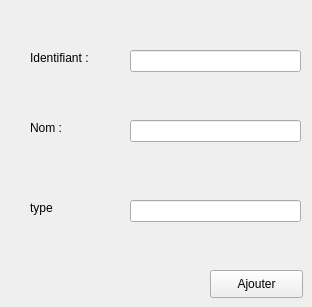
        <widget class="QWidget" name="tab">
         <attribute name="title">
          <string>Ajouter</string>
         </attribute>
         <widget class="QLabel" name="label">
          <property name="geometry">
           <rect>
            <x>30</x>
            <y>50</y>
            <width>81</width>
            <height>16</height>
           </rect>
          </property>
          <property name="text">
           <string>Identifiant :</string>
          </property>
         </widget>
         <widget class="QLabel" name="label_2">
          <property name="geometry">
           <rect>
            <x>30</x>
            <y>120</y>
            <width>55</width>
            <height>16</height>
           </rect>
          </property>
          <property name="text">
           <string>Nom :</string>
          </property>
         </widget>
         <widget class="QLabel" name="label_3">
          <property name="geometry">
           <rect>
            <x>30</x>
            <y>200</y>
            <width>55</width>
            <height>16</height>
           </rect>
          </property>
          <property name="text">
           <string>type</string>
          </property>
         </widget>
         <widget class="QLineEdit" name="lineEdit_ID">
          <property name="geometry">
           <rect>
            <x>130</x>
            <y>50</y>
            <width>171</width>
            <height>22</height>
           </rect>
          </property>
         </widget>
         <widget class="QLineEdit" name="lineEdit_Nom">
          <property name="geometry">
           <rect>
            <x>130</x>
            <y>120</y>
            <width>171</width>
            <height>22</height>
           </rect>
          </property>
         </widget>
         <widget class="QLineEdit" name="lineEdit_Prnom">
          <property name="geometry">
           <rect>
            <x>130</x>
            <y>200</y>
            <width>171</width>
            <height>22</height>
           </rect>
          </property>
         </widget>
         <widget class="QPushButton" name="pushButton_Ajouter">
          <property name="geometry">
           <rect>
            <x>210</x>
            <y>270</y>
            <width>93</width>
            <height>28</height>
           </rect>
          </property>
          <property name="text">
           <string>Ajouter</string>
          </property>
         </widget>
        </widget>
